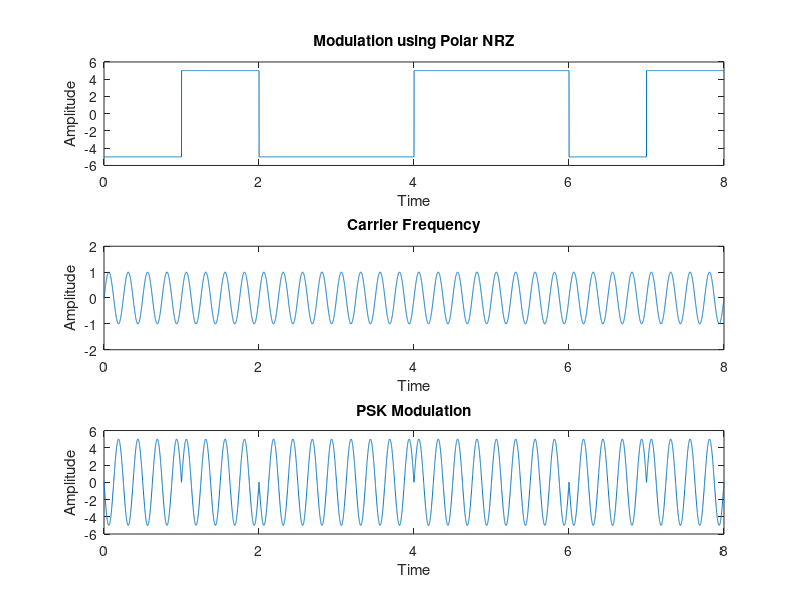

The MATLAB script that drew this image:
clc;
clear all;
close all;

x = [ 0 1 0 0 1 1 0 1 ]
bitrate = 1;
V = 5;
F = 1000;

## Modulation using Polar NRZ
mod = [];
t = 0 : 1/F : length(x)/bitrate;
index = 1;

for i=1:length(t)
  if x(index) == 1
    mod(i) = V;
  else 
    mod(i) = -V;
  endif
  
  if t(i)*bitrate >= index
    index += 1;
  endif
endfor

subplot(3, 1, 1);
plot(t, mod);
xlabel('Time');
ylabel('Amplitude');
xlim([0, length(x)/bitrate]);
ylim([-V-1, V+1]);
title('Modulation using Polar NRZ');



## Modulation using PKS
fc = 4;
a = 1;
xc = a*sin(2*pi*fc*t);

subplot(3, 1, 2);
plot(t, xc);
xlabel('Time');
ylabel('Amplitude');
xlim([0, length(x)/bitrate]);
ylim([-a-1, a+1]);
title('Carrier Frequency');


mod1 = xc .* mod;
subplot(3, 1, 3);
plot(t, mod1);
xlabel('Time');
ylabel('Amplitude');
xlim([0, length(x)/bitrate]);
ylim([-V-1, V+1]);
title('PSK Modulation');


## Demodulation
index = 1;
demod = [];

for i=1:length(mod1)
  if mod1(i)/V == xc(i)
    demod(index) = 1;
  else
    demod(index) = 0;
  endif
  
  if t(i)*bitrate >= index
    index += 1;
  endif
endfor

demod
